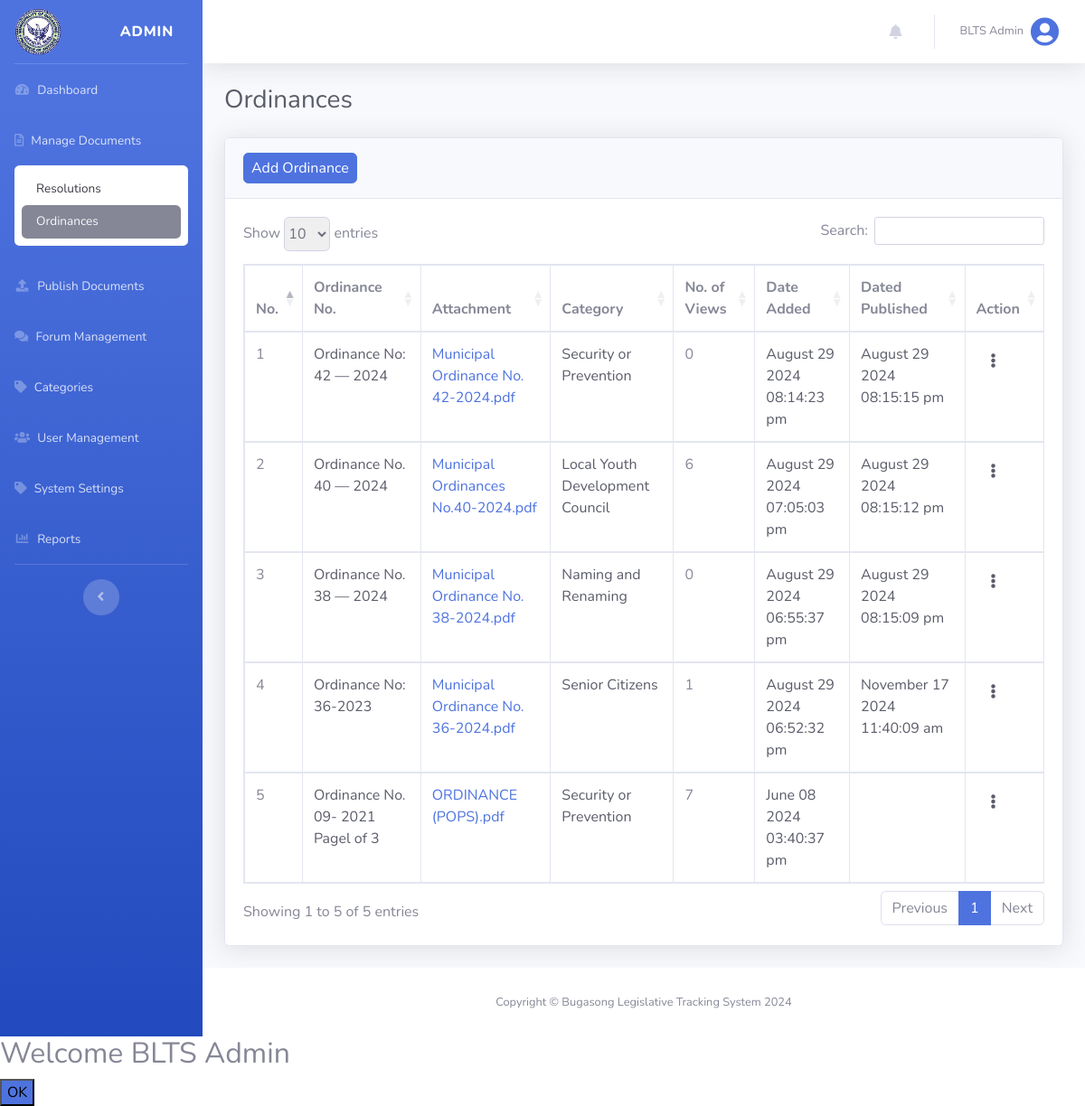
Page /views/admin_ordinance.php?manage (signed in) on the earlier database version.
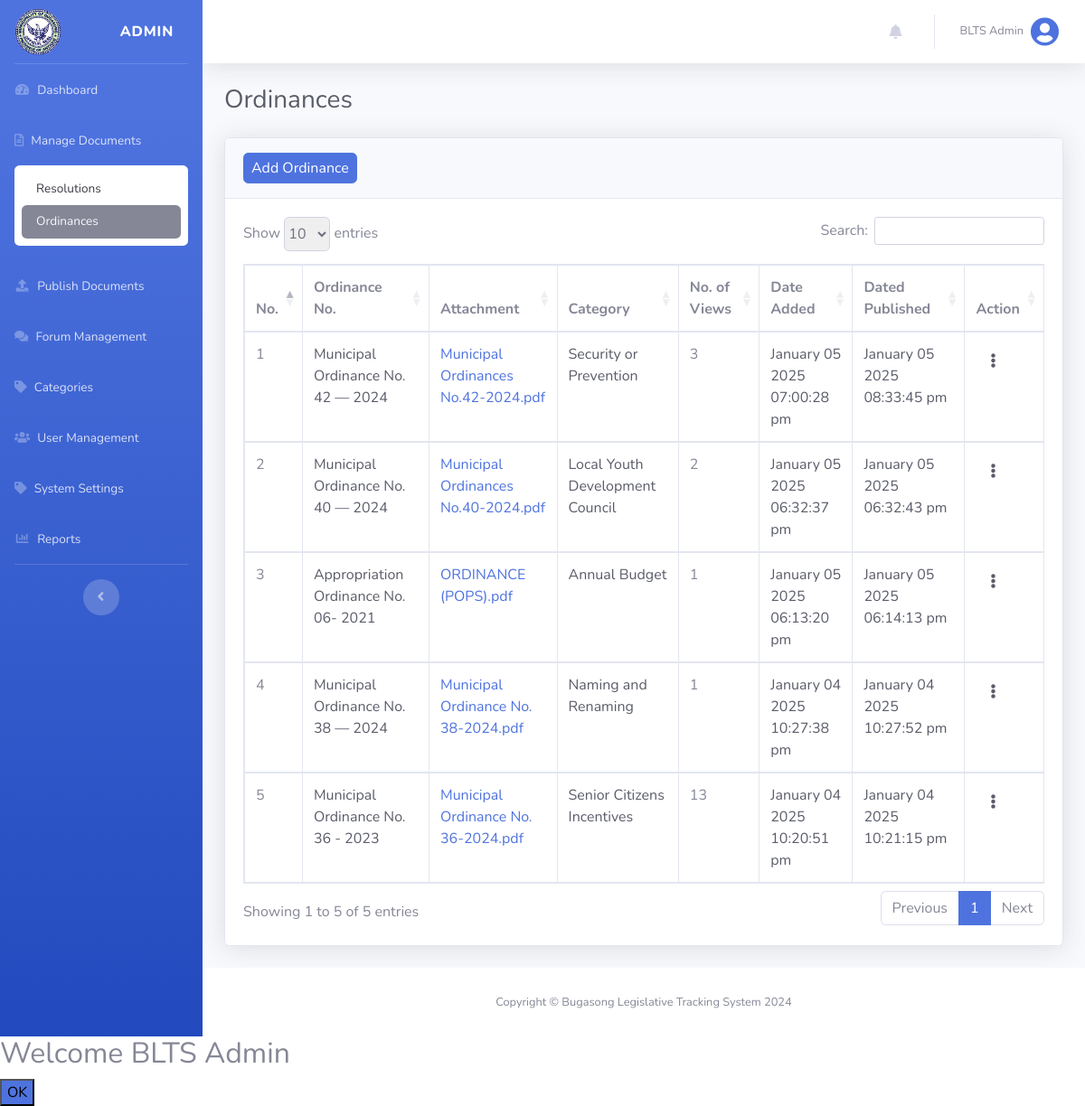
Same page on the later database version.
### tables this page shows
CREATE TABLE `system_settings` (
  `system_setting_id` int(255) NOT NULL,
  `system_logo` varchar(255) NOT NULL
);

CREATE TABLE `users` (
  `user_id` int(255) NOT NULL,
  `name` varchar(255) NOT NULL,
  `email` varchar(255) NOT NULL,
  `username` varchar(255) NOT NULL,
  `password` varchar(255) NOT NULL,
  `status` int(255) NOT NULL DEFAULT 0,
  `user_type` varchar(255) NOT NULL DEFAULT 'citizen',
  `date_added` datetime NOT NULL DEFAULT current_timestamp()
);

CREATE TABLE `ordinances` (
  `ordinance_id` int(255) NOT NULL,
  `user_id` int(255) NOT NULL,
  `ordinance_cat_id` int(255) NOT NULL,
  `title` longtext NOT NULL,
  `ordinanceNo` varchar(255) NOT NULL,
  `preamble` longtext NOT NULL,
  `enactingClause` longtext NOT NULL,
  `body` longtext NOT NULL,
  `repealingClause` longtext NOT NULL,
  `effectivityClause` longtext NOT NULL,
  `enactmentDetails` longtext NOT NULL,
  `file` varchar(255) NOT NULL,
  `date_added` datetime NOT NULL DEFAULT current_timestamp(),
  `date_publish` datetime(6) DEFAULT NULL,
  `status` int(255) NOT NULL DEFAULT 0
);

CREATE TABLE `ordinance_cat` (
  `ordinance_cat_id` int(255) NOT NULL,
  `ordinance_category_name` varchar(255) NOT NULL,
  `date_added` datetime NOT NULL DEFAULT current_timestamp()
);

### config/functions.php (called while the page is built, shortened)
<?php
function isLogin()
{
    return isset($_SESSION['isLogin']);
}
function isAdmin()
{
    return isset($_SESSION['user_type']) && $_SESSION['user_type'] === 'admin';
}
function logName()
{
    $users = find('users', ['user_id' => $_SESSION['user_id']]);
    return !empty($users) ? $users['name'] : null;
}
function getAllOrdinancesDesc($limit)
{
    return findAll('ordinances', 'ordinance_id', 'DESC', $limit);
}
function getOrdinanceCatByID($id)
{
    return find('ordinance_cat', ['ordinance_cat_id' => $id]);
}
function getOrdinanceViewCount($ordinance_id)
{
    global $conn;
    $query = "
        SELECT
            o.ordinance_id,
            COUNT(dv.document_id) AS view_count
        FROM
            ordinances o
        LEFT JOIN
            document_views dv
        ON
            o.ordinance_id = dv.document_id
        WHERE
            o.ordinance_id = ?
        GROUP BY
            o.ordinance_id;
    ";
    $stmt = mysqli_prepare($conn, $query);
    mysqli_stmt_bind_param($stmt, "i", $ordinance_id);
    mysqli_stmt_execute($stmt);
    $result = mysqli_stmt_get_result($stmt);
    $row = mysqli_fetch_assoc($result);
    if ($row) {
        return $row['view_count'];
    } else {
        return 0;
    }
}
function getSystemSettings()
{
    global $conn;
    $query = "SELECT * FROM system_settings";
    $settings = array();
    if ($result = $conn->query($query)) {
        while ($row = $result->fetch_assoc()) {
            $settings = $row;
        }
    } else {
        return false;
    }
    return $settings;
}
function get_filename($file)
{
    $file = basename($file);
    return $file;
}

### config/database.php (called while the page is built, shortened)
<?php
$host = "localhost";
$username = "root";
$password = "";
$database = "blts";
$conn = mysqli_connect($host, $username, $password, $database);
function find($table, $conditions)
{
    global $conn;
    $sql = "SELECT * FROM $table WHERE ";
    $params = [];
    foreach ($conditions as $column => $value) {
        $sql .= "$column = ? AND ";
        $params[] = $value;
    }
    $sql = substr($sql, 0, -4);
    $stmt = mysqli_prepare($conn, $sql);
    $types = str_repeat("s", count($params));
    $stmt->bind_param($types, ...$params);
    $stmt->execute();
    $result = $stmt->get_result();
    return $result->fetch_assoc();
}
function findAll($table, $orderBy = null, $direction = 'ASC', $limit = null)
{
    global $conn;
    $sql = "SELECT * FROM $table";
    if ($orderBy === 'RAND()') {
        $sql .= " ORDER BY RAND()";
    } elseif ($orderBy) {
        $sql .= " ORDER BY $orderBy $direction";
    }
    $result = mysqli_query($conn, $sql);
    return mysqli_fetch_all($result, MYSQLI_ASSOC);
}

### views/admin_ordinance.php (the view, shortened to what the rows shown need)
<?php
@include('header.php');
?>
<div id="content-wrapper" class="d-flex flex-column">
    <div id="content">
        <?php @include('top_navbar.php'); ?>
        <?php if (isAdmin()): ?>
            <div class="container-fluid">
                <div class="d-sm-flex align-items-center justify-content-between mb-4">
                    <h1 class="h3 mb-0 text-gray-800">Ordinances</h1>
                </div>
                <div class="card shadow mb-4">
                    <div class="card-body">
                        <div class="table-responsive">
                            <table class="table table-bordered" id="dataTable1" width="100%" cellspacing="0">
                                <thead>
                                    <tr>
                                        <th>No.</th>
                                        <th>Ordinance No.</th>
                                        <th>Attachment</th>
                                        <th>Category</th>
                                        <th>No. of Views</th>
                                        <th>Date Added</th>
                                        <th>Dated Published</th>
                                        <th><?php if (isset($_GET['publish'])): ?>Status<?php endif; ?><?php if (isset($_GET['manage'])): ?>Action<?php endif; ?>
                                        </th>
                                    </tr>
                                </thead>
                                <tbody>
                                    <?php $count = 1; ?>
                                    <?php foreach (getAllOrdinancesDesc(null) as $ordinance): ?>
                                        <tr>
                                            <td><?php echo $count++; ?></td>
                                            <td class="text-gray-800"><?php echo $ordinance['ordinanceNo']; ?></td>
                                            <td class="text-gray-800"><a href="<?php echo $ordinance['file']; ?>"
                                                    target="_blanks"><?php echo get_filename($ordinance['file']); ?></a></td>
                                            <td class="text-gray-800">
                                                <?php echo isset(getOrdinanceCatByID($ordinance['ordinance_cat_id'])['ordinance_category_name']) ? getOrdinanceCatByID($ordinance['ordinance_cat_id'])['ordinance_category_name'] : ''; ?>
                                            </td>
                                            <td>
                                                <?php echo getOrdinanceViewCount($ordinance['ordinance_id']); ?>
                                            </td>
                                            <td class="text-gray-800">
                                                <?php echo date('F d Y h:i:s a', strtotime($ordinance['date_added'])); ?>
                                            </td>
                                            <td class="text-gray-800">
                                                <?php echo ($ordinance['status'] == 1) ? date('F d Y h:i:s a', strtotime($ordinance['date_publish'])) : ''; ?>
                                            </td>
                                            <td>
                                                <?php if (isset($_GET['manage'])): ?>
                                                    <a class="nav-link" href="#" id="actionDropdownMenu" role="button"
                                                        data-toggle="dropdown" aria-haspopup="true" aria-expanded="false">
                                                        <i class="fa fa-ellipsis-v text-dark"></i>
                                                    </a>
                                                <?php endif; ?>
                                            </td>
                                        </tr>
                                    <?php endforeach; ?>
                                </tbody>
                            </table>
                        </div>
                    </div>
                </div>
            </div>
        <?php else:
            redirect('dashboard', ''); ?>
        <?php endif; ?>
    </div>
</div>
<?php
@include('footer.php');
?>

### views/header.php (shortened to what the rows shown need)
<!DOCTYPE html>
<html lang="en">
<head>
    <link href="../vendor/fontawesome-free/css/all.min.css" rel="stylesheet" type="text/css">
    <link href="../css/sb-admin-2.min.css" rel="stylesheet">
    <link href="../css/datatable.css" rel="stylesheet">
    <link href="../css/styles.css" rel="stylesheet">
</head>
<body id="page-top">
    <div id="wrapper">
        <?php if (isLogin()) : ?>
            <ul class="navbar-nav bg-gradient-primary sidebar sidebar-dark accordion" id="accordionSidebar">
                <a class="sidebar-brand d-flex align-items-center justify-content-between" id="brandLink" data-title="BLTS - Dashboard" href="admin_home.php">
                    <div class="sidebar-brand-icon">
                        <?php echo (!empty(getSystemSettings()['system_logo'])) ? '<img width="52px" class="img-fluid" src="' . getSystemSettings()['system_logo'] . '">' : '<img width="52px" class="img-fluid" src="../uploads/placeholder.png" alt="placeholder">'; ?>
                    </div>
                </a>
            </ul>
        <?php endif;

### views/top_navbar.php (shortened to what the rows shown need)
<nav class="navbar navbar-expand navbar-light bg-white topbar mb-4 shadow">
    <ul class="navbar-nav ml-auto">
        <li class="nav-item dropdown no-arrow">
            <a class="nav-link dropdown-toggle" href="#" id="userDropdown" role="button" data-toggle="dropdown" aria-haspopup="true" aria-expanded="false">
                <span class="mr-2 d-none d-lg-inline text-gray-600 small"><?php echo logName(); ?></span>
                <i class="img-profile rounded-circle fas fa-user-circle fa-2x text-primary"></i>
            </a>
        </li>
    </ul>
</nav>

Differences in the rows shown:
removed ordinances: ordinanceNo "Ordinance No: 42 — 2024", file "Municipal Ordinance No. 42-2024.pdf", ordinance_cat.ordinance_category_name "Security or Prevention", ordinance_id "0", date_added "August 29 2024 08:14:23 pm", date_publish "August 29 2024 08:15:15 pm"
removed ordinances: ordinanceNo "Ordinance No. 40 — 2024", file "Municipal Ordinances No.40-2024.pdf", ordinance_cat.ordinance_category_name "Local Youth Development Council", ordinance_id "6", date_added "August 29 2024 07:05:03 pm", date_publish "August 29 2024 08:15:12 pm"
removed ordinances: ordinanceNo "Ordinance No. 38 — 2024", file "Municipal Ordinance No. 38-2024.pdf", ordinance_cat.ordinance_category_name "Naming and Renaming", ordinance_id "0", date_added "August 29 2024 06:55:37 pm", date_publish "August 29 2024 08:15:09 pm"
removed ordinances: ordinanceNo "Ordinance No: 36-2023", file "Municipal Ordinance No. 36-2024.pdf", ordinance_cat.ordinance_category_name "Senior Citizens", ordinance_id "1", date_added "August 29 2024 06:52:32 pm", date_publish "November 17 2024 11:40:09 am"
removed ordinances: ordinanceNo "Ordinance No. 09- 2021 Pagel of 3", file "ORDINANCE (POPS).pdf", ordinance_cat.ordinance_category_name "Security or Prevention", ordinance_id "7", date_added "June 08 2024 03:40:37 pm"
added ordinances: ordinanceNo "Municipal Ordinance No. 42 — 2024", file "Municipal Ordinances No.42-2024.pdf", ordinance_cat.ordinance_category_name "Security or Prevention", ordinance_id "3", date_added "January 05 2025 07:00:28 pm", date_publish "January 05 2025 08:33:45 pm"
added ordinances: ordinanceNo "Municipal Ordinance No. 40 — 2024", file "Municipal Ordinances No.40-2024.pdf", ordinance_cat.ordinance_category_name "Local Youth Development Council", ordinance_id "2", date_added "January 05 2025 06:32:37 pm", date_publish "January 05 2025 06:32:43 pm"
added ordinances: ordinanceNo "Appropriation Ordinance No. 06- 2021", file "ORDINANCE (POPS).pdf", ordinance_cat.ordinance_category_name "Annual Budget", ordinance_id "1", date_added "January 05 2025 06:13:20 pm", date_publish "January 05 2025 06:14:13 pm"
added ordinances: ordinanceNo "Municipal Ordinance No. 38 — 2024", file "Municipal Ordinance No. 38-2024.pdf", ordinance_cat.ordinance_category_name "Naming and Renaming", ordinance_id "1", date_added "January 04 2025 10:27:38 pm", date_publish "January 04 2025 10:27:52 pm"
added ordinances: ordinanceNo "Municipal Ordinance No. 36 - 2023", file "Municipal Ordinance No. 36-2024.pdf", ordinance_cat.ordinance_category_name "Senior Citizens Incentives", ordinance_id "13", date_added "January 04 2025 10:20:51 pm", date_publish "January 04 2025 10:21:15 pm"
